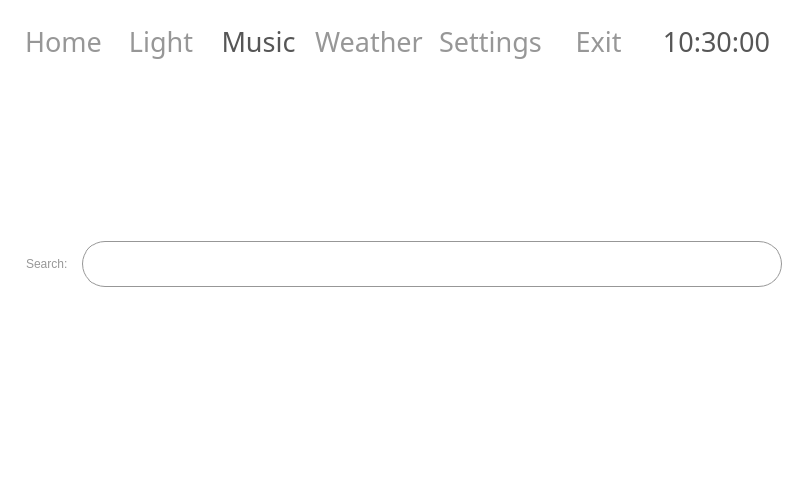
<?xml version="1.0" encoding="UTF-8"?>
<ui version="4.0">
 <class>MainWindow</class>
 <widget class="QMainWindow" name="MainWindow">
  <property name="geometry">
   <rect>
    <x>0</x>
    <y>0</y>
    <width>800</width>
    <height>480</height>
   </rect>
  </property>
  <property name="minimumSize">
   <size>
    <width>800</width>
    <height>480</height>
   </size>
  </property>
  <property name="font">
   <font>
    <family>Verdana</family>
    <pointsize>22</pointsize>
   </font>
  </property>
  <property name="windowTitle">
   <string>MainWindow</string>
  </property>
  <property name="styleSheet">
   <string notr="true">background-color:#FFFFFF;color:#565656</string>
  </property>
  <widget class="QWidget" name="centralwidget">
   <layout class="QGridLayout" name="gridLayout">
    <item row="0" column="0" colspan="5">
     <widget class="QWidget" name="widget" native="true">
      <property name="sizePolicy">
       <sizepolicy hsizetype="Preferred" vsizetype="Preferred">
        <horstretch>0</horstretch>
        <verstretch>0</verstretch>
       </sizepolicy>
      </property>
      <property name="maximumSize">
       <size>
        <width>16777215</width>
        <height>65</height>
       </size>
      </property>
      <layout class="QHBoxLayout" name="horizontalLayout">
       <item>
        <widget class="QPushButton" name="Home">
         <property name="minimumSize">
          <size>
           <width>0</width>
           <height>40</height>
          </size>
         </property>
         <property name="maximumSize">
          <size>
           <width>140</width>
           <height>16777215</height>
          </size>
         </property>
         <property name="font">
          <font>
           <family>Assistant</family>
           <pointsize>20</pointsize>
           <weight>50</weight>
           <italic>false</italic>
           <bold>false</bold>
          </font>
         </property>
         <property name="styleSheet">
          <string notr="true">border-style: solid;border-width: 0px;border-radius:0;background-color: #FFFFFF; padding:5px; color:#979797;font: 20pt &quot;Assistant&quot;;</string>
         </property>
         <property name="text">
          <string>Home</string>
         </property>
        </widget>
       </item>
       <item>
        <widget class="QPushButton" name="Light">
         <property name="minimumSize">
          <size>
           <width>0</width>
           <height>40</height>
          </size>
         </property>
         <property name="maximumSize">
          <size>
           <width>140</width>
           <height>16777215</height>
          </size>
         </property>
         <property name="font">
          <font>
           <family>Assistant</family>
           <pointsize>20</pointsize>
           <weight>50</weight>
           <italic>false</italic>
           <bold>false</bold>
          </font>
         </property>
         <property name="styleSheet">
          <string notr="true">border-style: solid;border-width: 0px;border-radius:0;background-color: #FFFFFF; padding:5px; color:#979797;font: 20pt &quot;Assistant&quot;;</string>
         </property>
         <property name="text">
          <string>Light</string>
         </property>
        </widget>
       </item>
       <item>
        <widget class="QPushButton" name="Music">
         <property name="minimumSize">
          <size>
           <width>0</width>
           <height>40</height>
          </size>
         </property>
         <property name="maximumSize">
          <size>
           <width>140</width>
           <height>16777215</height>
          </size>
         </property>
         <property name="font">
          <font>
           <family>Assistant</family>
           <pointsize>20</pointsize>
           <weight>50</weight>
           <italic>false</italic>
           <bold>false</bold>
          </font>
         </property>
         <property name="styleSheet">
          <string notr="true">border-style: solid;border-width: 0px;border-radius:0;background-color: #FFFFFF; padding:5px;font: 20pt &quot;Assistant&quot;;</string>
         </property>
         <property name="text">
          <string>Music</string>
         </property>
        </widget>
       </item>
       <item>
        <widget class="QPushButton" name="Weather">
         <property name="minimumSize">
          <size>
           <width>0</width>
           <height>40</height>
          </size>
         </property>
         <property name="maximumSize">
          <size>
           <width>140</width>
           <height>16777215</height>
          </size>
         </property>
         <property name="font">
          <font>
           <family>Assistant</family>
           <pointsize>20</pointsize>
           <weight>50</weight>
           <italic>false</italic>
           <bold>false</bold>
          </font>
         </property>
         <property name="styleSheet">
          <string notr="true">border-style: solid;border-width: 0px;border-radius:0;background-color: #FFFFFF; padding:5px; color:#979797;font: 20pt &quot;Assistant&quot;;</string>
         </property>
         <property name="text">
          <string>Weather</string>
         </property>
        </widget>
       </item>
       <item>
        <widget class="QPushButton" name="Settings">
         <property name="minimumSize">
          <size>
           <width>0</width>
           <height>40</height>
          </size>
         </property>
         <property name="maximumSize">
          <size>
           <width>140</width>
           <height>16777215</height>
          </size>
         </property>
         <property name="font">
          <font>
           <family>Assistant</family>
           <pointsize>20</pointsize>
           <weight>50</weight>
           <italic>false</italic>
           <bold>false</bold>
          </font>
         </property>
         <property name="styleSheet">
          <string notr="true">border-style: solid;border-width: 0px;border-radius:0;background-color: #FFFFFF; padding:5px; color:#979797;font: 20pt &quot;Assistant&quot;;</string>
         </property>
         <property name="text">
          <string>Settings</string>
         </property>
        </widget>
       </item>
       <item>
        <widget class="QPushButton" name="Exit">
         <property name="minimumSize">
          <size>
           <width>0</width>
           <height>40</height>
          </size>
         </property>
         <property name="maximumSize">
          <size>
           <width>140</width>
           <height>16777215</height>
          </size>
         </property>
         <property name="font">
          <font>
           <family>Assistant</family>
           <pointsize>20</pointsize>
           <weight>50</weight>
           <italic>false</italic>
           <bold>false</bold>
          </font>
         </property>
         <property name="styleSheet">
          <string notr="true">border-style: solid;border-width: 0px;border-radius:0;background-color: #FFFFFF; padding:5px; color:#979797;font: 20pt &quot;Assistant&quot;;</string>
         </property>
         <property name="text">
          <string>Exit</string>
         </property>
        </widget>
       </item>
       <item>
        <widget class="QLabel" name="ClockLabel">
         <property name="font">
          <font>
           <family>Assistant</family>
           <pointsize>20</pointsize>
           <weight>50</weight>
           <italic>false</italic>
           <bold>false</bold>
          </font>
         </property>
         <property name="styleSheet">
          <string notr="true">border-style: solid;border-width: 0px;border-radius:0;background-color: #FFFFFF; padding:5px;font: 20pt &quot;Assistant&quot;;</string>
         </property>
         <property name="text">
          <string>10:30:00</string>
         </property>
         <property name="alignment">
          <set>Qt::AlignRight|Qt::AlignTrailing|Qt::AlignVCenter</set>
         </property>
        </widget>
       </item>
      </layout>
     </widget>
    </item>
    <item row="1" column="0" colspan="5">
     <widget class="QWidget" name="widget_2" native="true">
      <layout class="QGridLayout" name="gridLayout_2">
       <item row="0" column="0">
        <widget class="QLabel" name="label">
         <property name="styleSheet">
          <string notr="true">border-style: solid;border-width: 0px;border-radius:0;background-color: #FFFFFF; padding:5px; color:#979797;font: 22pt &quot;Assistant&quot;;</string>
         </property>
         <property name="text">
          <string>Search:</string>
         </property>
        </widget>
       </item>
       <item row="0" column="1">
        <widget class="QLineEdit" name="lineEdit">
         <property name="font">
          <font>
           <pointsize>22</pointsize>
          </font>
         </property>
         <property name="styleSheet">
          <string notr="true">border-style: solid;border-width: 1px;border-radius: 23px;border-color:#979797;padding: 4px;</string>
         </property>
        </widget>
       </item>
      </layout>
     </widget>
    </item>
   </layout>
  </widget>
  <widget class="QMenuBar" name="menubar">
   <property name="geometry">
    <rect>
     <x>0</x>
     <y>0</y>
     <width>800</width>
     <height>28</height>
    </rect>
   </property>
  </widget>
  <widget class="QStatusBar" name="statusbar"/>
 </widget>
 <resources>
  <include location="Resources.qrc"/>
 </resources>
 <connections/>
</ui>
